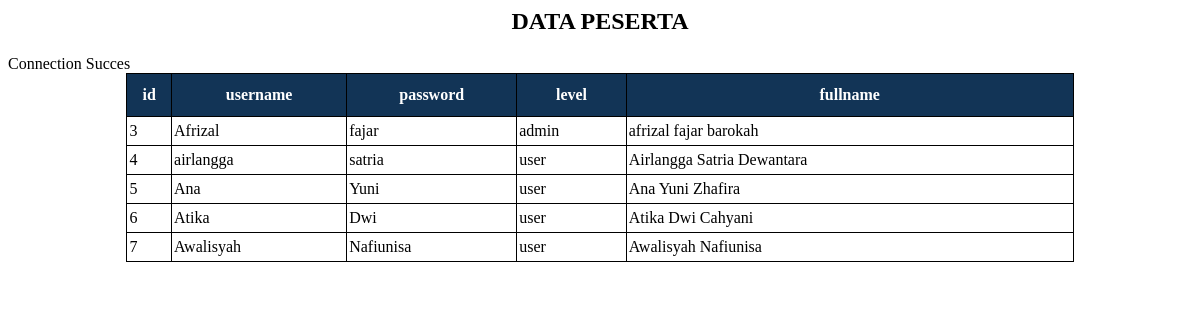
The page / on the database its author committed.
### tables this page shows
CREATE TABLE `tabeldatabasekk4` (
  `id` int(50) NOT NULL,
  `username` varchar(50) NOT NULL,
  `pasword` varchar(50) NOT NULL,
  `level` varchar(50) NOT NULL,
  `fullname` varchar(50) NOT NULL
);

### Index.php (the view, shortened to what this page needs)
<html>
<head>
  <link rel="stylesheet" type="text/css" href="styles.css">
</head>
<body>
  <div class="container">
  	<h2><center>DATA PESERTA</center></h2>
  	<table class="tabel" align="center">
  <tr>
  	<th>id</th>
  	<th>username</th>
  	<th>password</th>
  	<th>level</th>
  	<th>fullname</th>
  </tr>
  </div>
  <?php
  include('koneksi.php');
  $sql_tampil ="SELECT * FROM tabeldatabasekk4";
  $peserta=mysqli_query($conn,$sql_tampil);
  while($baris_data=mysqli_fetch_array($peserta,MYSQLI_ASSOC)){
  	echo'
  	</tr>
  		<td>'.$baris_data['id'].'</td>
  		<td>'.$baris_data['username'].'</td>
  		<td>'.$baris_data['pasword'].'</td>
  		<td>'.$baris_data['level'].'</td>
  		<td>'.$baris_data['fullname'].'</td>
  	</tr>';
  }
  ?>
</body>
</html>

### styles.css (style rules this page uses)
table { border-collapse: collapse; width: 80%; }
table th { border: 1px solid #000; padding: 2px; padding-top: 12px; padding-bottom: 12px; text-align: left; background-color: #123456 ; color: white; text-align: center; }
table td { border: 1px solid #000; padding: 2px; padding-top: 5px; padding-bottom: 5px; text-align: left; color: black; }

### rows shown on the page
tabeldatabasekk4: id "3", username "Afrizal", pasword "fajar", level "admin", fullname "afrizal fajar barokah"
tabeldatabasekk4: id "4", username "airlangga", pasword "satria", level "user", fullname "Airlangga Satria Dewantara"
tabeldatabasekk4: id "5", username "Ana", pasword "Yuni", level "user", fullname "Ana Yuni Zhafira"
tabeldatabasekk4: id "6", username "Atika", pasword "Dwi", level "user", fullname "Atika Dwi Cahyani"
tabeldatabasekk4: id "7", username "Awalisyah", pasword "Nafiunisa", level "user", fullname "Awalisyah Nafiunisa"
